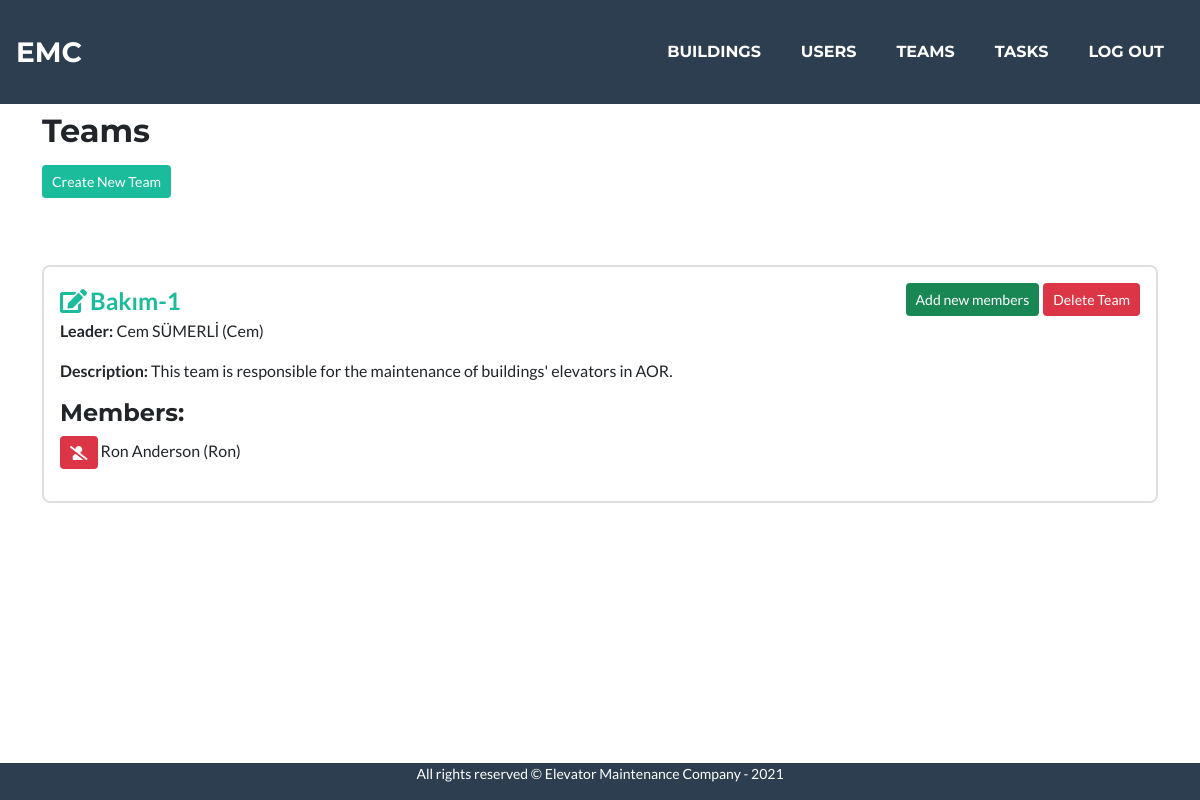
Screenshot of /teams (signed in) with the database file from the repository.
### maintenance/models.py (models this page shows, shortened)
class Team(models.Model):
    leader = models.ForeignKey(User, on_delete=models.CASCADE, related_name="team_leader")
    name = models.CharField(max_length=50)
    description = models.CharField(max_length=200)

class User(AbstractUser):
    confirmed = models.BooleanField(default=False)
    def __str__(self) -> str:
        return self.first_name + " " + self.last_name + " (" + self.username + ")"

### maintenance/views.py (the view)
# urls.py: path("teams", views.teams, name="teams"),
@login_required
def teams(request):
    if request.user.is_staff != 1:
        messages.warning(request, "You are not authorized.")
        return HttpResponseRedirect(request.META.get('HTTP_REFERER'))
    teams = Team.objects.all()
    for f in teams:
        f.members = []
    members = UserTeam.objects.filter(role="member")
    for m in members:
        if m.team in teams:
            for t in teams:
                if m.team == t:
                    t.members.append(m.user)
    return render(request, "maintenance/teams.html", {
        "teams":teams
    })

### maintenance/templates/maintenance/teams.html (shortened to what this page needs)
{% extends "maintenance/layout.html" %}
{% load static %}
{% block main %}
    <h2>Teams</h2>
    <div style="margin-top:15px; height: 100px;">
        <a href="{% url 'createTeam' %}" class="btn btn-sm btn-primary" style="float: left;">Create New Team</a>
    </div>
    {% if teams %}
        <section id="buildingsCardView">
        {% for team in teams %}
            <div class="card mb-3">
                <div class="row">
                <div class="col-12">
                    <div class="card-body">
                        <a href="javascript:void(0)" style="text-decoration: none;"><i class="fa fa-edit" style="font-size: 24px;"></i> <strong style="font-size:24px">{{ team.name }}</strong></a>
                        <a href="{% url 'deleteTeam' team.id %}" class="btn btn-sm btn-danger ml-1" style="float: right;">Delete Team</a>
                        <a href="{% url 'populateTeam' team.id%}" class="btn btn-sm btn-success" style="float: right;">Add new members</a>
                        <p class="card-text"><strong>Leader: </strong>{{ team.leader }}</p>
                        <p class="card-text"><strong>Description: </strong>{{ team.description }}</p>
                        {% if team.members|length > 0 %}
                        <h4>Members:</h4>
                            {% for member in team.members %}
                                <p><a href="javascript:void(0)" data-user_id="{{ member.id }}" data-team="{{ team.id }}" class="btn btn-sm btn-danger rm_user"><i class='fas fa-user-slash'></i></a> {{ member.first_name }} {{ member.last_name }} ({{ member.username }})</p>
                            {% endfor %}
                        {% else %}
                            <p class="card-text">This team has <strong>no</strong> members.</p>
                        {% endif %}
                    </div>
                </div>
                </div>
            </div>
        {% endfor %}
        </section>
    {% else %}
        <div>
            <p>No teams have been created so far. Click <strong>"Create New Team"</strong> button and add a new team.</p>
        </div>
    {% endif %}
{% endblock %}

### rows the page displays
Team: name "Bakım-1", leader "Cem SÜMERLİ (Cem)", description "This team is responsible for the maintenance of buildings' elevators in AOR."
User: first_name "Ron", last_name "Anderson", username "Ron"
